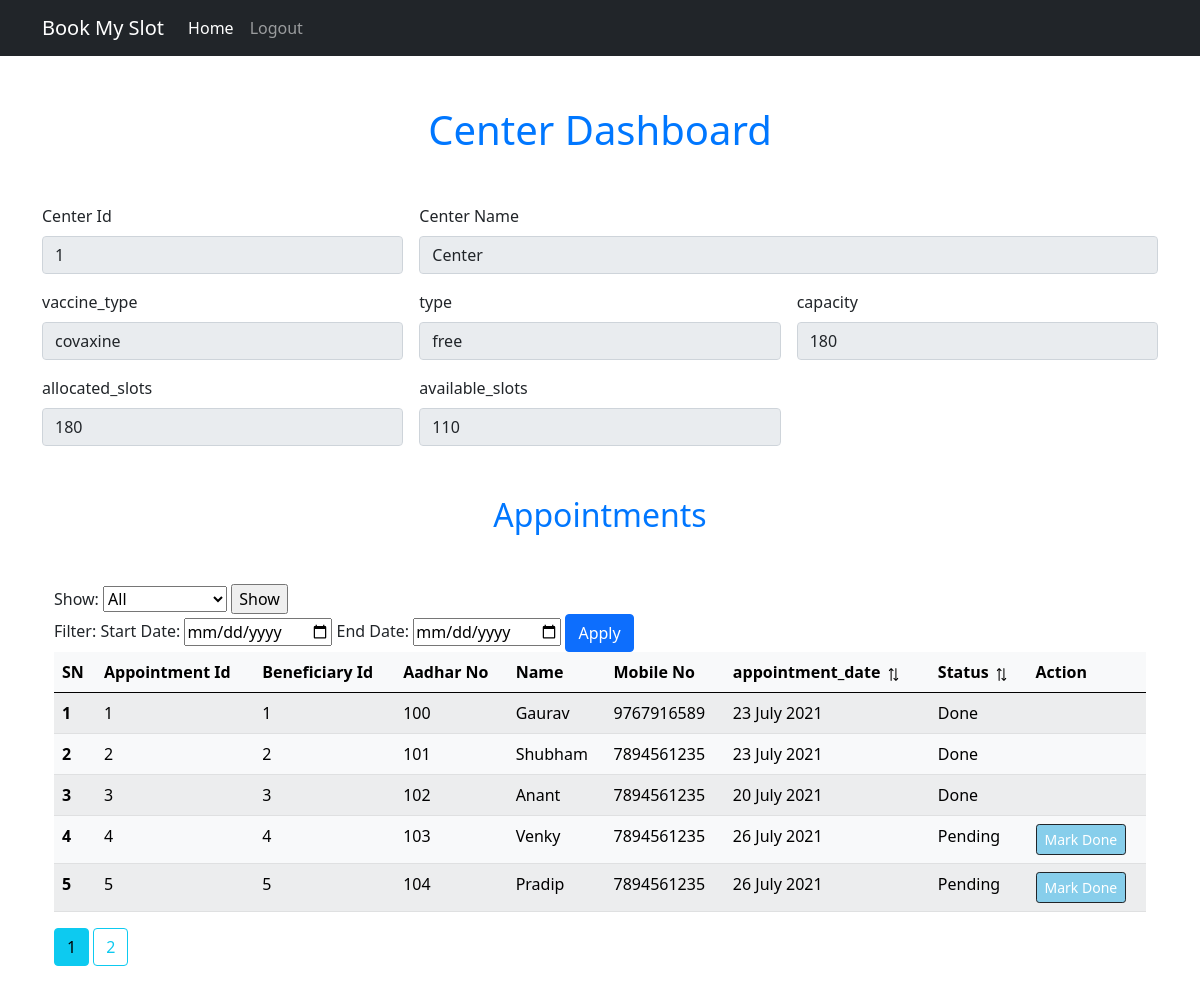
The app's page /center_dashboard?show=all&page=1 (signed in) with its own data.
### models.py (models this page shows)
class Center(db.Model):
    __tablename__= 'centers'
    center_id=db.Column(db.Integer, primary_key=True)
    center_name=db.Column(db.String(100), nullable=False)
    city=db.Column(db.String(100), nullable=False)
    district=db.Column(db.String(100), nullable=False)
    pin_code=db.Column(db.String(100), nullable=False)
    capacity=db.Column(db.String(100),nullable=False)
    allocated_slots=db.Column(db.Integer, nullable=False)
    available_slots=db.Column(db.Integer, nullable=False)
    vaccine_type=db.Column(db.String(100),nullable=False)
    type=db.Column(db.String, nullable=False)

class Bookings(db.Model):
    __tablename__= 'bookings'
    booking_id=db.Column(db.Integer, primary_key=True)
    user_id=db.Column(db.Integer,db.ForeignKey('users.id'))
    center_id=db.Column(db.Integer,db.ForeignKey('centers.center_id'))
    vaccine=db.Column(db.String(100),default='V1')
    type=db.Column(db.String,default='free')
    booking_date=db.Column(db.DateTime, default=datetime.datetime.utcnow())
    appointment_date=db.Column(db.DateTime, default=datetime.datetime.utcnow())
    status=db.Column(db.String(50), default='Pending')

class User(db.Model,UserMixin):
    __tablename__= 'users'
    id=db.Column(db.Integer, primary_key=True)
    first_name=db.Column(db.String(100), nullable=False)
    last_name=db.Column(db.String(100), nullable=False)
    aadhar_no=db.Column(db.Integer(), nullable=False,unique=True)
    birth_year=db.Column(db.Integer(), nullable=False)
    email=db.Column(db.String(100),nullable=False)
    mobile_no=db.Column(db.Integer(), nullable=False)
    password=db.Column(db.String(100), nullable=False)
    dose = db.Column(db.Integer(), nullable=True)

### routes.py (the view)
@app.route("/center_dashboard")
@login_required
def center_dashboard():
    if is_authorized_staff():
        try:
            center_data =get_center(current_user.center_id)
            show_only = request.args.get("show")
            order = request.args.get("order")
            sort_by = request.args.get("sort_by")
            start_date = request.args.get("start_date")
            end_date = request.args.get("end_date")
            page=request.args.get('page',1,type=int)
            user_appo_data= user_and_appo_data_sroted(current_user.center_id,show_only=show_only,sort_by=sort_by, order=order,start_date=start_date,end_date=end_date,page=page)
            logged_in_staff_data = get_staff_data(current_user.staff_id)
            errmsg=""
            if session.get("errmsg"):
                errmsg = session.get("errmsg")
                flash(errmsg,"danger")
            return render_template('center_dashboard.html', center=center_data,data=user_appo_data,logged_in_staff_data=logged_in_staff_data)
        except Exception as e:
            print(e)
            flash("Some error occured, Try again later...","danger")
            return render_template('staff_login.html')
    else:
        flash("You are not a authorised staff to access this page","warning")
        return redirect(url_for("staff_login")),403

### auth.py (called while the page is built)
@login_manager.user_loader
def load_user(user_id):
    user=session.get('user_cat')
    if user == "Staff":
        return Staff.query.get(user_id)
    else:
        return User.query.get(user_id)

def is_authorized_staff():
    if not(session["user_cat"]=="Staff"):
        return False
    else:
        return True

### models.py (called while the page is built)
def get_staff_data(staff_id):
    result = Staff.query.get(staff_id)
    staff = staff_schema.dump(result)
    return staff

def get_center(center_id):
    result = Center.query.get(center_id)
    center = center_schema.dump(result)
    return center

### templates/center_dashboard.html (shortened to what this page needs)
{% extends 'base.html' %}
{% block body %}
<div class="container profile-container">
    <h1 class="center-text heading">Center Dashboard</h1>
    <form class="row g-3 " >
        {% if center %}
        {% set center_id=center.center_id %}
        {% set center_name=center.center_name %}
        {% set vaccine_type=center.vaccine_type %}
        {% set type=center.type %}
        {% set capacity=center.capacity%}
        {% set allocated_slots=center.allocated_slots%}
        {% set available_slots=center.available_slots%}
        {% set allocated_slots=center.allocated_slots%}
        {% else %}
        {% set center_id=NA %}
        {% set center_name=NA %}
        {% set vaccine_type=NA %}
        {% set type=NA %}
        {% set capacity=NA %}
        {% set allocated_slots= NA %}
        {% set available_slots= NA %}
        {% set allocated_slots= NA %}
        {% endif %}
        <div class="col-md-4">
            <label for="center_id" class="form-label">Center Id</label>
            <input type="number" class="form-control" id="center_id" value={{center_id}} disabled>
        </div>
        <div class="col-md-8">
            <label for="center_name" class="form-label">Center Name</label>
            <input type="text" class="form-control" id="name" name="center_name" value={{center_name}} disabled>
        </div>
        <div class="col-md-4">
            <label for="vaccine_type" class="form-label">vaccine_type</label>
            <input type="text" class="form-control" id="vaccine_type" value={{vaccine_type}} disabled>
        </div>
        <div class="col-md-4">
            <label for="type" class="form-label">type</label>
            <input type="text" class="form-control" id="vaccine_type" value={{type}} disabled>
        </div>
        <div class="col-md-4">
            <label for="capacity" class="form-label">capacity</label>
            <input type="number" class="form-control" id="capacity" value="{{capacity}}" disabled>
        </div>
        <div class="col-md-4">
            <label for="allocated_slots" class="form-label">allocated_slots</label>
            <input type="number" class="form-control" id="allocated_slots" value="{{allocated_slots}}" disabled>
        </div>
        <div class="col-md-4">
            <label for="available_slots" class="form-label">available_slots</label>
            <input type="number" class="form-control" id="available_slots" value="{{available_slots}}" disabled>
        </div>
    </form>
    <div class="container my-4">
        <h2 class="center-text heading">Appointments</h2>
        <div>
          {% if request.args.get('show') %}
            {% set show_data=request.args.get('show') %}
            {% if show_data=='done' %}
              {% set is_done_selected='selected' %}
            {% elif show_data=='pending'%}
              {% set is_pending_selected='selected' %}
            {% else %}
            {% set is_all_selected='selected' %}
            {% endif %}
          {% else %}
          {% set show_data='all' %}
          {% endif %}
        <form action="">
          <label for="show">Show:</label>
          <select name="show" id="show">
            <option value="all" {{is_all_selected}}>All</option>
          </select>
          <input type="submit" value="Show">
        </form>
        </div>
        <div>
            {% if request.args.get('start_date') %}
              {% set start_date=request.args.get('start_date') %}
              {% set end_date=request.args.get('end_date') %}
            {% endif %}
              <form action="" method="GET">
                Filter:
                Start Date:
                <input type="date" name="start_date" id="start_date" value="{{start_date}}" required>
                End Date:
                <input type="date" name="end_date" id="end_date" value="{{end_date}}" required>
                {% if request.args.get('start_date') %}
              </form>
                <a href="{{url_for('center_dashboard')}}"><button class="btn btn-primary "> Cancle</button></a>
                {% else %}
                <button type="submit" class="btn btn-primary">Apply</button>
              </form>
                {% endif %}
        </div>
          {% if not data %}
          <div class="alert alert-warning" role="alert">
            No Appointments...
          </div>
          {% else %}
      <table class="table table-light table-striped">
        <thead>
            <tr>
              <th scope="col">SN</th>
              <th scope="col">Appointment Id</th>
              <th scope="col">Beneficiary Id </th>
              <th scope="col">Aadhar No</th>
              <th scope="col">Name</th>
              <th scope="col">Mobile No</th>
              <th scope="col">appointment_date
                {% if request.args.get('order') and request.args.get('sort_by')=='appointment_date' %}
                {% set sort_by=request.args.get('sort_by') %}
                {% set order=request.args.get('order') %}
                    {% if request.args.get('order')=='asc' %}
                      <a href="{{ url_for('center_dashboard',show=show_data,sort_by='appointment_date',order='desc') }}" >
                        <img class="sort-icon" src="{{ url_for('static',filename='images/d_arrow.png') }}" alt="">
                      </a>
                    {% else %}
                    <a href="{{ url_for('center_dashboard',show=show_data,sort_by='appointment_date',order='asc') }}" >
                      <img class="sort-icon" src="{{ url_for('static',filename='images/u_arrow.png') }}" alt="">
                    </a>
                    {% endif %}
                {% else %}
                  <a href="{{ url_for('center_dashboard',show=show_data,sort_by='appointment_date',order='desc') }}" >
                    <img class="sort-icon" src="{{ url_for('static',filename='images/sort.png') }}" alt="">
                  </a>
                {% endif %}
              </th>
              <th scope="col">Status
                {% if request.args.get('order') and request.args.get('sort_by')=='status' %}
                    {% if request.args.get('order')=='asc' %}
                      <a href="{{ url_for('center_dashboard',show=show_data,sort_by='status',order='desc') }}" >
                        <img class="sort-icon" src="{{ url_for('static',filename='images/d_arrow.png') }}" alt="">
                      </a>
                    {% else %}
                    <a href="{{ url_for('center_dashboard',show=show_data,sort_by='status',order='asc') }}" >
                      <img class="sort-icon" src="{{ url_for('static',filename='images/u_arrow.png') }}" alt="">
                    </a>
                    {% endif %}
                {% else %}
                  <a href="{{ url_for('center_dashboard',show=show_data,sort_by='status',order='desc') }}" >
                    <img class="sort-icon" src="{{ url_for('static',filename='images/sort.png') }}" alt="">
                  </a>
                {% endif %}
              </th>
              <th scope="col">Action</th>
            </tr>
          </thead>
          <tbody>
            {% for d in data.items %}
              <tr>
                <th scope="row">{{loop.index}}</th>
                <td>{{d.booking_id}}</td>
                <td>{{d.id}}</td>
                <td>{{d.aadhar_no}}</td>
                <td>{{d.first_name}}</td>
                <td>{{d.mobile_no}}</td>
                {% set date = d.appointment_date %}
                <td>{{date.strftime("%d %B %Y")}}</td>
                <td>{{d.status}}</td>
                <td>
                  {% if not d.status == "Done" %}
                  <a href="/shot_done/{{d.id}}" class="btn btn-dark btn-sm shot_done_btn">Mark Done</a>
                  {% endif  %}
              </tr>
              {% endfor %}
          </tbody>
      </table>
      {% set sort_by=request.args.get('sort_by',None) %}
      {% set order=request.args.get('order',None) %}
      {% set start_date=request.args.get('start_date',None) %}
      {% set end_date=request.args.get('end_date',None) %}
        {% for page_num in data.iter_pages(left_edge=1,right_edge=1,left_current=1,right_current=2) %}
            {% if page_num %}
              {% if data.page == page_num %}
                <a class="btn btn-info mb-4" href="{{url_for('center_dashboard',show=show_data,sort_by=sort_by,page=page_num)}}">{{page_num}}</a>
              {% else %}
                <a class="btn btn-outline-info mb-4" href="{{url_for('center_dashboard',show=show_data,sort_by=sort_by,order=order,start_date=start_date,end_date=end_date,page=page_num)}}">{{page_num}}</a>
              {% endif %}
            {% else %}
              ...
            {% endif %}
        {% endfor %}
      {% endif %}
    </div>
</div>
{% endblock body %}

### static/css/style.css (style rules this page uses)
.heading { margin: 50px auto; text-align: center; color: rgb(0, 119, 255); }
.center-text { text-align: center; }
.shot_done_btn { background-color: skyblue; }
.sort-icon { height: 17px; }

### records on screen
Center: vaccine_type "covaxine", type "free", capacity "180"
Bookings: booking_id "1", id "1", aadhar_no "100", first_name "Gaurav", mobile_no "9767916589", strftime "23 July 2021", status "Done"
Bookings: booking_id "2", id "2", aadhar_no "101", first_name "Shubham", mobile_no "7894561235", strftime "23 July 2021", status "Done"
Bookings: booking_id "3", id "3", aadhar_no "102", first_name "Anant", mobile_no "7894561235", strftime "20 July 2021", status "Done"
Bookings: booking_id "4", id "4", aadhar_no "103", first_name "Venky", mobile_no "7894561235", strftime "26 July 2021", status "Pending"
Bookings: booking_id "5", id "5", aadhar_no "104", first_name "Pradip", mobile_no "7894561235", strftime "26 July 2021", status "Pending"

### other values on screen
{{ page_num }} "1"
{{ page_num }} "2"
